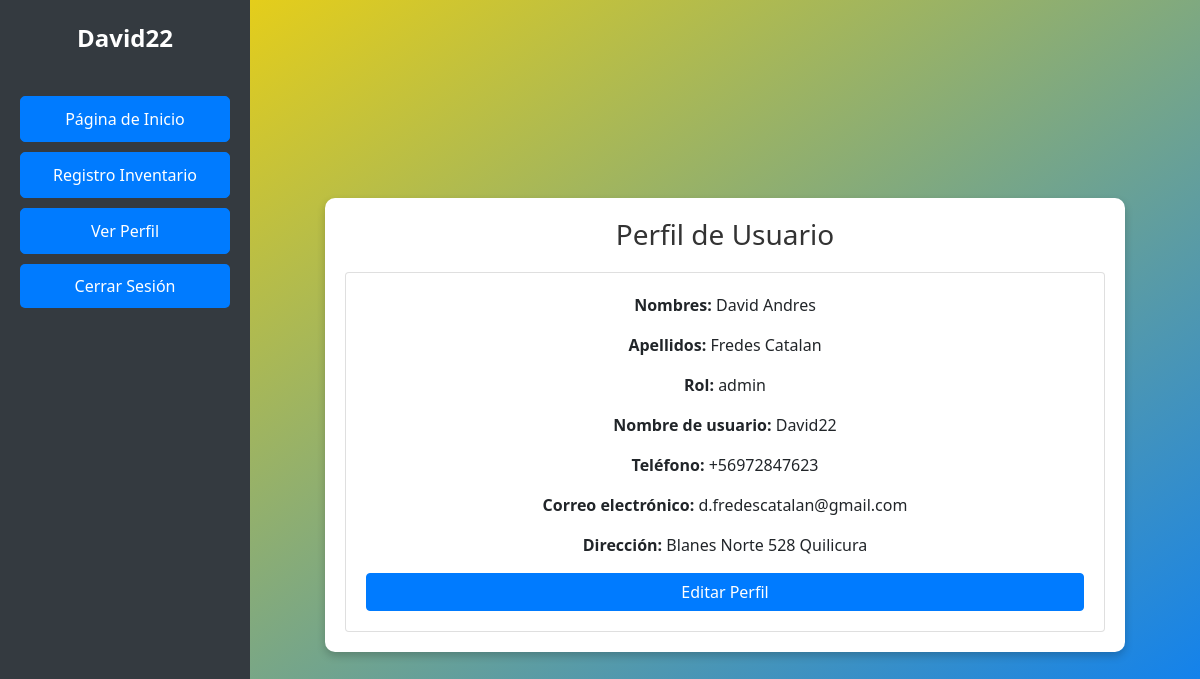
/verPerfil/ (signed in), run on the app's committed database.
### pagina/models.py (models this page shows, shortened)
class UserProfile(models.Model):
    user = models.OneToOneField(User, on_delete=models.CASCADE, related_name='profile')  # Relación con User
    role = models.CharField(max_length=50, choices=[('admin', 'Admin'), ('editor', 'Editor'), ('viewer', 'Viewer')], default='viewer')  # Roles
    phone = models.CharField(max_length=15, blank=True, null=True)
    address = models.TextField(blank=True, null=True)
    first_name = models.CharField(max_length=50, blank=True, null=True)
    last_name = models.CharField(max_length=50, blank=True, null=True)
    email = models.EmailField(blank=True, null=True)

### pagina/views.py (the view)
# urls.py: path('verPerfil/', verPerfil, name='verPerfil'),
def verPerfil(request):
    try:
        profile = request.user.profile  # Obtener el perfil del usuario
    except UserProfile.DoesNotExist:
        profile = None  # Si no tiene perfil, lo asignamos a None
    return render(request, 'verPerfil.html', {
        'username': request.user.username,
        'email': request.user.email,
        'role': profile.role if profile else '',
        'phone': profile.phone if profile else '',
        'address': profile.address if profile else '',
        'first_name': profile.first_name if profile else '',
        'last_name': profile.last_name if profile else '',
    })

### pagina/templates/verPerfil.html (shortened to what this page needs)
<!DOCTYPE html>
<html lang="es">
<head>
    {% load static %}
    <link rel="stylesheet" href="{% static 'css/producto.css' %}">
    <link href="https://stackpath.bootstrapcdn.com/bootstrap/4.5.2/css/bootstrap.min.css" rel="stylesheet">
</head>
<body>
    <div class="sidebar">
        <div class="perfil">
            <p>
                {% if user.is_authenticated %}
                <strong>{{ user.username }}</strong>
                {% else %}
                Invitado
                {% endif %}
            </p>
        </div>
        <ul>
            <li><a href="{% url 'adminpage' %}" class="btn btn-primary w-100">Página de Inicio</a></li>
            <li><a href="{% url 'vendedor' %}" class="btn btn-primary w-100">Registro Inventario</a></li>
            <li><a href="{% url 'verPerfil' %}" class="btn btn-primary w-100">Ver Perfil</a></li>
            <li>
                <form action="{% url 'logout' %}" method="post">
                    <button type="submit" class="btn btn-primary w-100">Cerrar Sesión</button>
                </form>
            </li>
        </ul>
    </div>
    <div class="main-content">
        <div class="form-card">
            <h1>Perfil de Usuario</h1>
            <div class="card">
                <div class="card-body">
                    <p><strong>Nombres:</strong> {{ first_name }}</p>
                    <p><strong>Apellidos:</strong> {{ last_name }}</p>
                    <p><strong>Rol:</strong> {{ role }}</p>
                    <p><strong>Nombre de usuario:</strong> {{ username }}</p>
                    <p><strong>Teléfono:</strong> {{ phone }}</p>
                    <p><strong>Correo electrónico:</strong> {{ email }}</p>
                    <p><strong>Dirección:</strong> {{ address }}</p>
                    <a href="{% url 'modificarperfil' %}" class="btn btn-primary w-100">Editar Perfil</a>
                </div>
            </div>
        </div>
    </div>
</body>
</html>

### pagina/static/css/producto.css (style rules this page uses)
body { margin: 0; font-family: Arial, sans-serif; display: flex; }
.sidebar { width: 250px; background-color: #333; color: white; padding: 20px; height: 100vh; box-sizing: border-box; }
.sidebar .perfil { text-align: center; margin-bottom: 20px; }
.main-content { margin-left: 250px; padding: 20px; }
.form-card { background-color: #ffffff; box-shadow: 0 2px 10px rgba(0, 0, 0, 0.1); padding: 30px; border-radius: 10px; width: 500px; margin: 0 auto; margin-top: 50px; text-align: center; }
.form-card h1 { color: #333; font-size: 28px; margin-bottom: 20px; }
form { display: flex; flex-direction: column; align-items: flex-start; }

### pagina/templates/verPerfil.html (style rules this page uses)
body { display: flex; min-height: 100vh; flex-direction: row; margin: 0; padding: 0; background: linear-gradient(to bottom right, #ffd700, #007bff); font-family: 'Segoe UI', Tahoma, Geneva, Verdana, sans-serif; }
.perfil strong { font-size: 1.5rem; font-weight: bold; text-align: center; display: block; color: white; margin-bottom: 20px; }
.sidebar { width: 250px; background-color: #343a40; color: white; padding: 20px; overflow-y: auto; height: 100vh; }
.main-content { flex-grow: 1; display: flex; justify-content: center; align-items: center; padding: 20px; }
.form-card { width: 100%; max-width: 800px; background-color: #ffffff; padding: 20px; border-radius: 10px; box-shadow: 0 4px 8px rgba(0, 0, 0, 0.2); }
.form-card h1 { text-align: center; color: #333; margin-bottom: 20px; }
.sidebar { display: flex; flex-direction: column; align-items: center; width: 250px; background-color: #343a40; color: white; padding: 20px; height: 100%; position: fixed; }
.sidebar ul { display: flex; flex-direction: column; align-items: center; padding: 0; margin: 0; list-style: none; width: 100%; }
.sidebar ul li { width: 100%; margin-bottom: 10px; text-align: center; }
.sidebar ul li a, .sidebar ul li button { width: 100%; padding: 10px; border-radius: 5px; color: white; background-color: #007bff; text-decoration: none; text-align: center; font-size: 1rem; display: block; box-sizing: border-box; }
.sidebar ul li a.btn-primary { background-color: #007bff; }
.sidebar ul li button { background-color: #007bff; border: none; cursor: pointer; }

### data on the page
UserProfile: first_name "David Andres", last_name "Fredes Catalan", role "admin", phone "+56972847623", address "Blanes Norte 528 Quilicura"

### other printed values
{{ user.username }} "David22"
{{ username }} "David22"
{{ email }} "d.fredescatalan@gmail.com"
